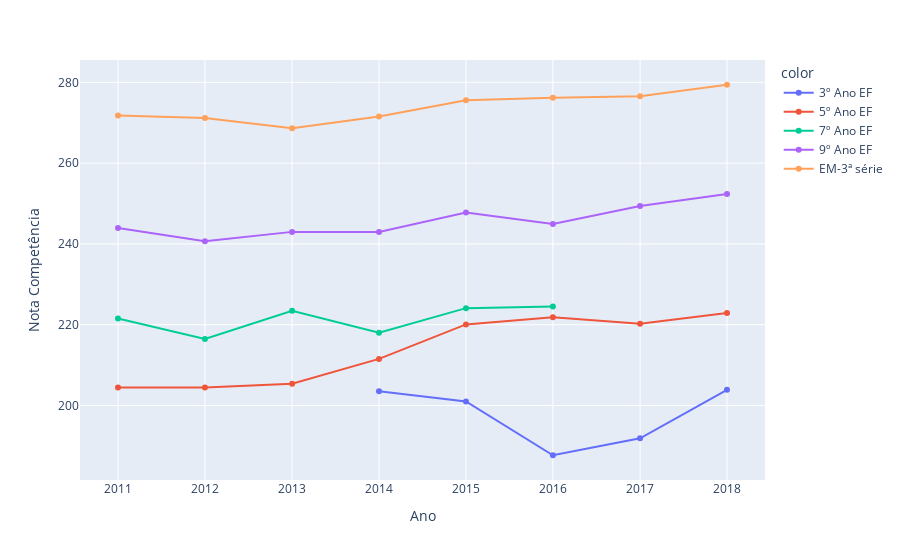

The code cell stored with this chart in its notebook:
### Code cell
fig = (px.scatter(x=df_serieano['arquivo'],y=df_serieano['medprof'],
color=df_serieano['SERIE_ANO'],labels={
    'x' : 'Ano',
    'y':'Nota Competência'
}).update_traces(mode='lines+markers'))
fig.show()

### Figure 1 — Plotly figure (JSON) as saved in the notebook; plotly's stock layout.template omitted (floating-point values rounded to 4 significant figures)
{"data": [{"hovertemplate": "color=3º Ano EF<br>Ano=%{x}<br>Nota Competência=%{y}<extra></extra>", "legendgroup": "3º Ano EF", "marker": {"color": "#636efa", "symbol": "circle"}, "mode": "lines+markers", "name": "3º Ano EF", "showlegend": true, "type": "scatter", "x": ["2014-01-01T00:00:00", "2015-01-01T00:00:00", "2016-01-01T00:00:00", "2017-01-01T00:00:00", "2018-01-01T00:00:00"], "xaxis": "x", "y": [203.6, 201.0, 187.7, 191.9, 203.9], "yaxis": "y"}, {"hovertemplate": "color=5º Ano EF<br>Ano=%{x}<br>Nota Competência=%{y}<extra></extra>", "legendgroup": "5º Ano EF", "marker": {"color": "#EF553B", "symbol": "circle"}, "mode": "lines+markers", "name": "5º Ano EF", "showlegend": true, "type": "scatter", "x": ["2011-01-01T00:00:00", "2012-01-01T00:00:00", "2013-01-01T00:00:00", "2014-01-01T00:00:00", "2015-01-01T00:00:00", "2016-01-01T00:00:00", "2017-01-01T00:00:00", "2018-01-01T00:00:00"], "xaxis": "x", "y": [204.4, 204.5, 205.4, 211.5, 220.1, 221.9, 220.2, 222.9], "yaxis": "y"}, {"hovertemplate": "color=7º Ano EF<br>Ano=%{x}<br>Nota Competência=%{y}<extra></extra>", "legendgroup": "7º Ano EF", "marker": {"color": "#00cc96", "symbol": "circle"}, "mode": "lines+markers", "name": "7º Ano EF", "showlegend": true, "type": "scatter", "x": ["2011-01-01T00:00:00", "2012-01-01T00:00:00", "2013-01-01T00:00:00", "2014-01-01T00:00:00", "2015-01-01T00:00:00", "2016-01-01T00:00:00"], "xaxis": "x", "y": [221.6, 216.5, 223.5, 218.0, 224.1, 224.5], "yaxis": "y"}, {"hovertemplate": "color=9º Ano EF<br>Ano=%{x}<br>Nota Competência=%{y}<extra></extra>", "legendgroup": "9º Ano EF", "marker": {"color": "#ab63fa", "symbol": "circle"}, "mode": "lines+markers", "name": "9º Ano EF", "showlegend": true, "type": "scatter", "x": ["2011-01-01T00:00:00", "2012-01-01T00:00:00", "2013-01-01T00:00:00", "2014-01-01T00:00:00", "2015-01-01T00:00:00", "2016-01-01T00:00:00", "2017-01-01T00:00:00", "2018-01-01T00:00:00"], "xaxis": "x", "y": [244.0, 240.7, 243.0, 242.9, 247.8, 244.9, 249.4, 252.3], "yaxis": "y"}, {"hovertemplate": "color=EM-3ª série<br>Ano=%{x}<br>Nota Competência=%{y}<extra></extra>", "legendgroup": "EM-3ª série", "marker": {"color": "#FFA15A", "symbol": "circle"}, "mode": "lines+markers", "name": "EM-3ª série", "showlegend": true, "type": "scatter", "x": ["2011-01-01T00:00:00", "2012-01-01T00:00:00", "2013-01-01T00:00:00", "2014-01-01T00:00:00", "2015-01-01T00:00:00", "2016-01-01T00:00:00", "2017-01-01T00:00:00", "2018-01-01T00:00:00"], "xaxis": "x", "y": [271.8, 271.2, 268.7, 271.5, 275.5, 276.2, 276.6, 279.4], "yaxis": "y"}], "layout": {"legend": {"title": {"text": "color"}, "tracegroupgap": 0}, "margin": {"t": 60}, "xaxis": {"anchor": "y", "domain": [0, 1], "title": {"text": "Ano"}}, "yaxis": {"anchor": "x", "domain": [0, 1], "title": {"text": "Nota Competência"}}}}
